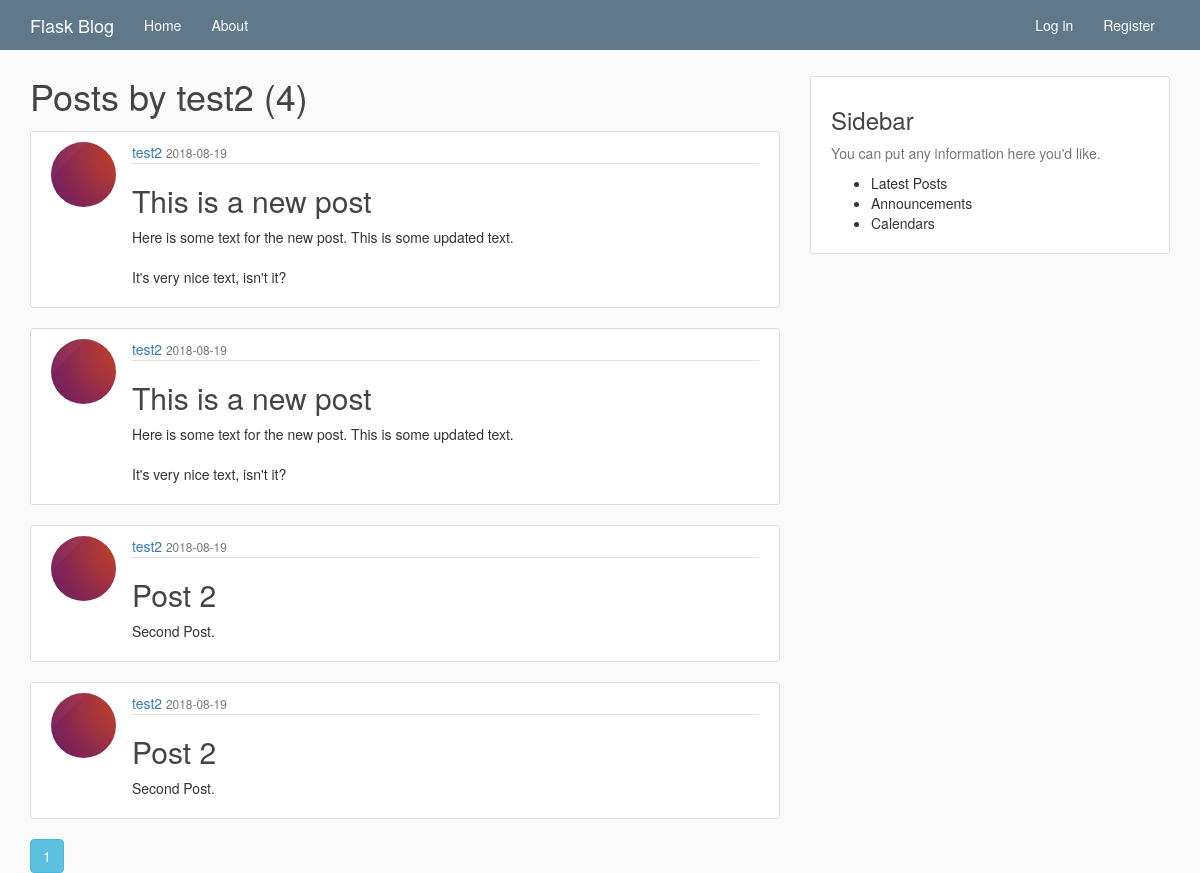
The page /user/test2 on the database as committed earlier.
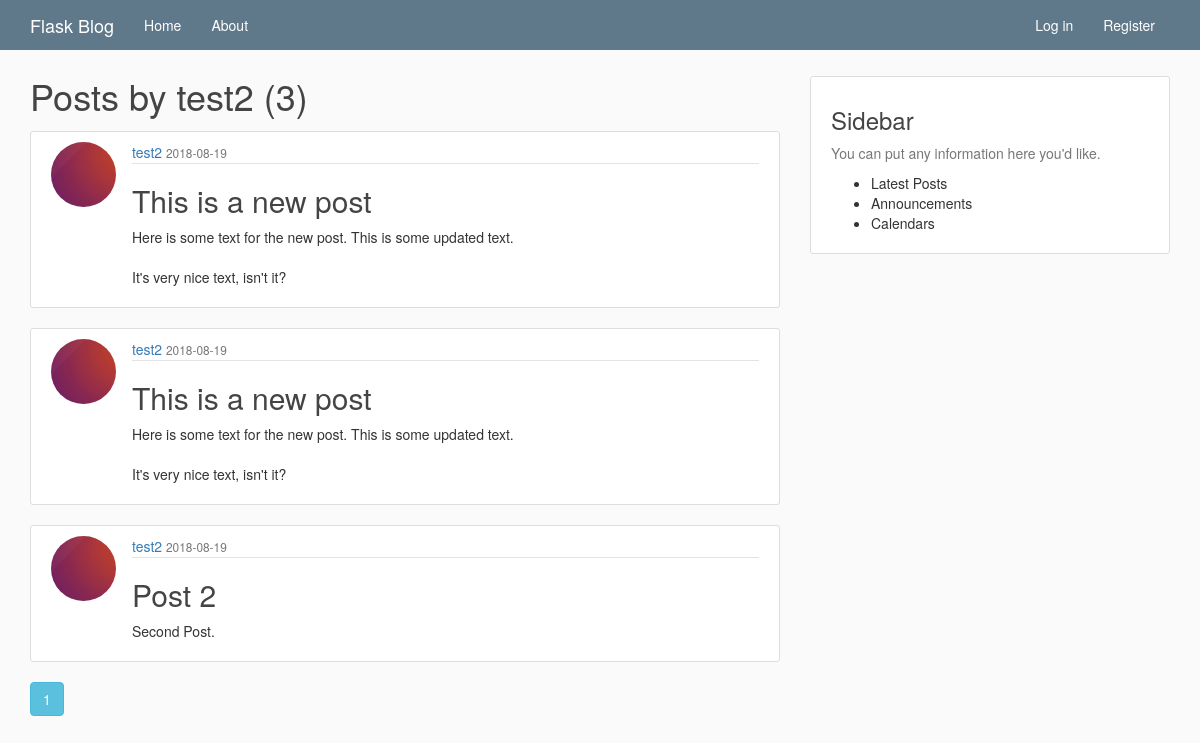
The same page on the database as committed later.
### flaskblog/models.py (models this page shows, shortened)
class Post(db.Model):
  id = db.Column(
      db.Integer, primary_key=True)
  title = db.Column(
      db.String(100), nullable=False)
  date_posted = db.Column(
      db.DateTime, nullable=False, default=datetime.utcnow)
  content = db.Column(
      db.Text, nullable=False)
  user_id = db.Column(
      db.Integer, db.ForeignKey('user.id'), nullable=False)

class User(db.Model, UserMixin):
  id = db.Column(
      db.Integer, primary_key=True)
  username = db.Column(
      db.String(20), unique=True, nullable=False)
  email = db.Column(
      db.String(120), unique=True, nullable=False)
  image_file = db.Column(
      db.String(20), nullable=False,
      default='default.jpg')  # Store for image hash
  password = db.Column(db.String(60), nullable=False)
  posts = db.relationship('Post', backref='author', lazy=True)

### flaskblog/users/routes.py (the view)
@users.route('/user/<string:username>')
def user_posts(username):
  page = request.args.get('page', 1, type=int)
  user = User.query.filter_by(username=username).first_or_404()
  posts = Post.query.filter_by(author=user)\
      .order_by(Post.date_posted.desc())\
      .paginate(page=page, per_page=5)
  return render_template('user_posts.html', user=user, posts=posts)

### flaskblog/templates/user_posts.html
{% extends "layout.html" %}
{% block content %}
    <h1 class="mb-3">Posts by {{ user.username }} ({{ posts.total }})</h1>
  {% for post in posts.items %}
    <article class="media content-section">
      <img src="{{ url_for('static', filename='profile_pics/' + post.author.image_file) }}" class="rounded-circle article-img">
      <div class="media-body">
        <div class="article-metadata">
          <a href="{{ url_for('users.user_posts', username=post.author.username) }}" class="mr-2">{{ post.author.username }}</a>
          <small class="text-muted">{{ post.date_posted.strftime('%Y-%m-%d') }}</small>
        </div>
        <h2>
          <a href="{{ url_for('posts.post', post_id=post.id) }}" class="article-title">{{ post.title }}</a>
        </h2>
        <p class="article-content">{{ post.content }}</p>
      </div>
    </article>
  {% endfor %}
  {% for page_num in posts.iter_pages(left_edge=1, right_edge=1, left_current=1, right_current=2) %}
      {% if page_num %}
        {% if posts.page == page_num %}
          <a href="{{ url_for('users.user_posts', username=user.username, page=page_num) }}" class="btn btn-info mb-4">{{ page_num }}</a>
        {% else %}
          <a href="{{ url_for('users.user_posts', username=user.username, page=page_num) }}" class="btn btn-outline-info mb-4">{{ page_num }}</a>
        {% endif %}
      {% else %}
        <button type="button" class="btn btn-outline-secondary">...</button>
      {% endif %}
  {% endfor %}
{% endblock content %}

Rows that differ between the two databases and show on the page:
removed Post: image_file (placeholder picture), author.username "test2", date_posted "2018-08-19", title "Post 2", content "Second Post."
Other text that changed with them:
{{ posts.total }}: "4" → "3"
